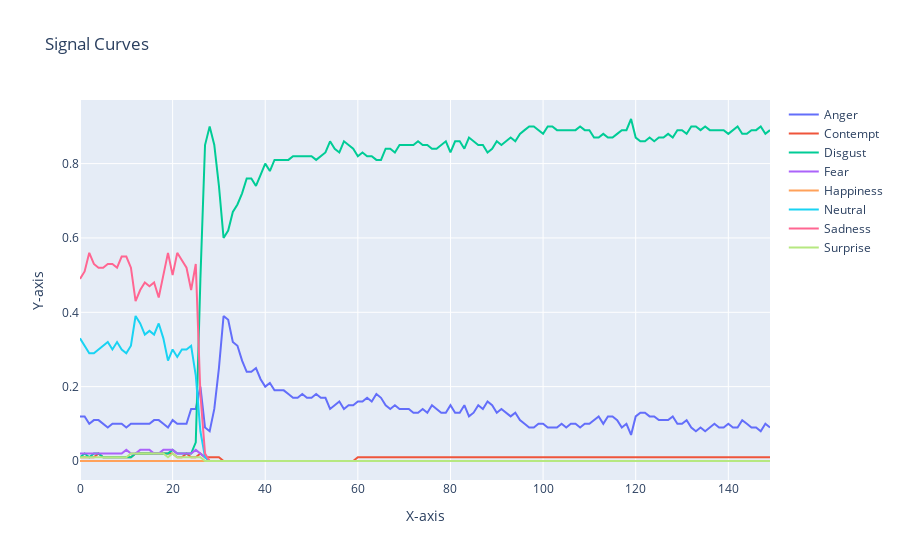

Notebook code cell kept with this figure:
### Code cell
plot_lines(frame_emotions)

### Figure 1 — Plotly figure (JSON) as saved in the notebook; plotly's stock layout.template omitted (floating-point values rounded to 4 significant figures; data arrays with more than 128 entries replaced by an {"elided": "..."} marker saying what was removed)
{"data": [{"mode": "lines", "name": "Anger", "type": "scatter", "x": {"elided": "150 int values"}, "y": {"elided": "150 float values"}}, {"mode": "lines", "name": "Contempt", "type": "scatter", "x": {"elided": "150 int values"}, "y": {"elided": "150 float values"}}, {"mode": "lines", "name": "Disgust", "type": "scatter", "x": {"elided": "150 int values"}, "y": {"elided": "150 float values"}}, {"mode": "lines", "name": "Fear", "type": "scatter", "x": {"elided": "150 int values"}, "y": {"elided": "150 float values"}}, {"mode": "lines", "name": "Happiness", "type": "scatter", "x": {"elided": "150 int values"}, "y": {"elided": "150 int values"}}, {"mode": "lines", "name": "Neutral", "type": "scatter", "x": {"elided": "150 int values"}, "y": {"elided": "150 float values"}}, {"mode": "lines", "name": "Sadness", "type": "scatter", "x": {"elided": "150 int values"}, "y": {"elided": "150 float values"}}, {"mode": "lines", "name": "Surprise", "type": "scatter", "x": {"elided": "150 int values"}, "y": {"elided": "150 float values"}}], "layout": {"autosize": true, "title": {"text": "Signal Curves"}, "xaxis": {"autorange": true, "range": [0, 149], "title": {"text": "X-axis"}, "type": "linear"}, "yaxis": {"autorange": true, "range": [-0.05111, 0.9711], "title": {"text": "Y-axis"}, "type": "linear"}}}
